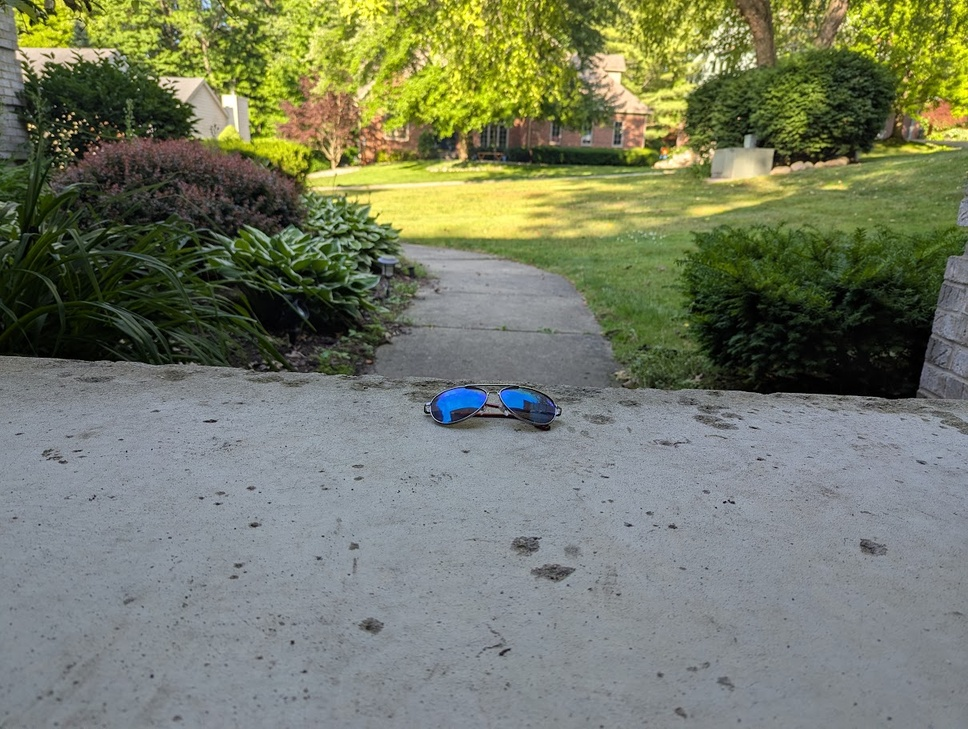
#> input picture module6/outdoor.jpg, 968 x 729 px, shrunk from 1210 x 911 before the run
$ python segment.py
#> lines starting #> are read from the running program, lines starting #| are printed output that depends on the picture; after the words box and inside, x2 and y2 are one past the last pixel; in counts of white or black regions, pixels touching at a corner belong together
import cv2
import matplotlib.pyplot as plt

# Helper function to display results
def show_images(titles, images, cmap=None):
    plt.figure(figsize=(18,6))
    for i, (title, img) in enumerate(zip(titles, images)):
        plt.subplot(1, len(images), i+1)
        plt.title(title)
        plt.imshow(img, cmap=cmap if cmap else None)
        plt.axis('off')
    plt.show()

# Load images (update paths as needed)
img_paths = {
    'Outdoor': 'outdoor.jpg',
    'Indoor': 'indoor.jpg',
    'Close-up': 'close-up.jpg'
}

for title, path in img_paths.items():
    # Read image in grayscale
    img = cv2.imread(path, cv2.IMREAD_GRAYSCALE)
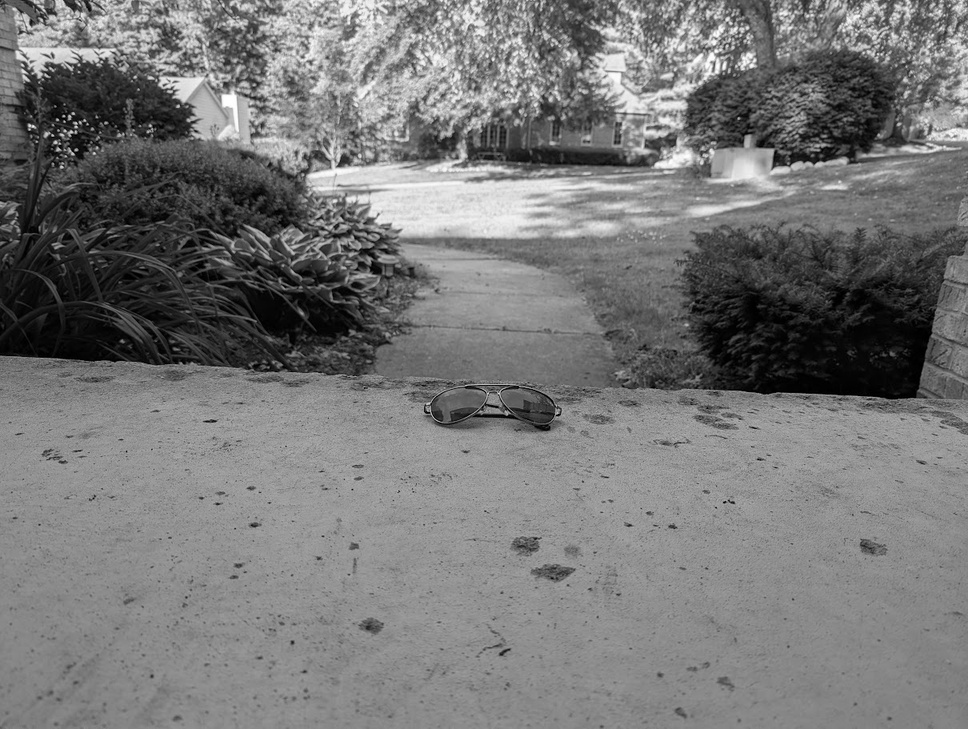
#> img: shape (729, 968); min 0, max 255, mean 119.1
    # Apply Gaussian adaptive thresholding
    thresh = cv2.adaptiveThreshold(
        img, 255,
        cv2.ADAPTIVE_THRESH_GAUSSIAN_C,
        cv2.THRESH_BINARY,  # you could use THRESH_BINARY_INV for inverted mask
        21,  # Block size (must be odd), tweak if needed
        10   # Constant subtracted from mean, tweak for sensitivity
    )
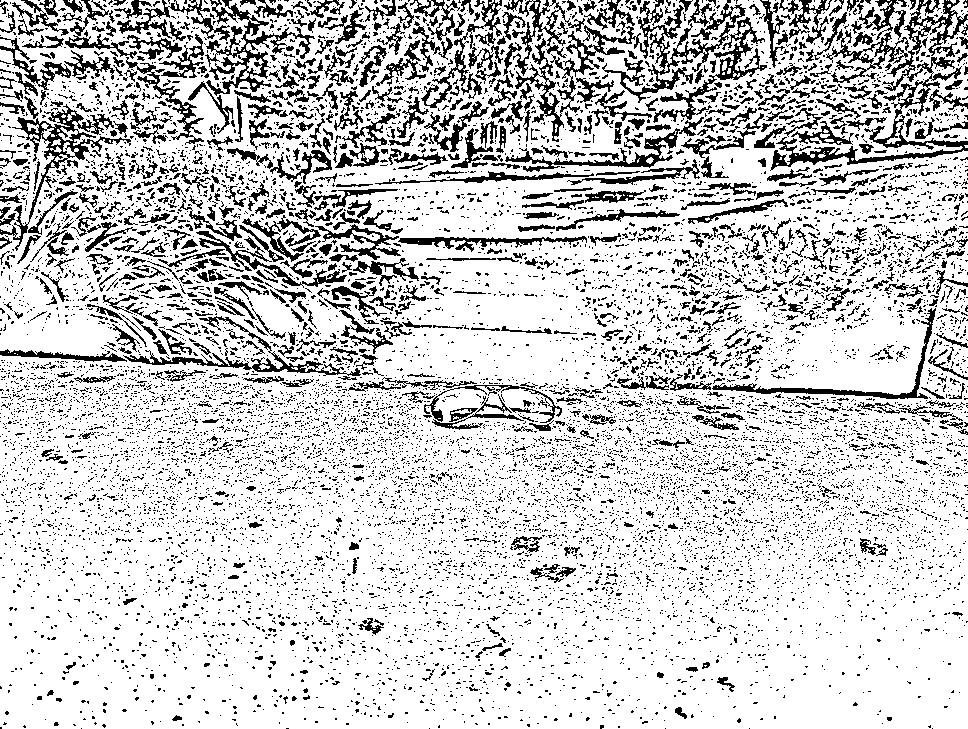
#> thresh: shape (729, 968); 80.5% white; black in thin lines or dots
    # Show original and segmented image
    show_images([f'{title} (Original)', f'{title} (Segmented)'], [img, thresh], cmap='gray')
#> the loop in show_images, `for i, (title, img) in enumerate(zip(titles, images)):` made 2 passes
#> title on passes 1 to 2: 'Outdoor (Original)', 'Outdoor (Segmented)'
#> in show_images, `plt.show()`:
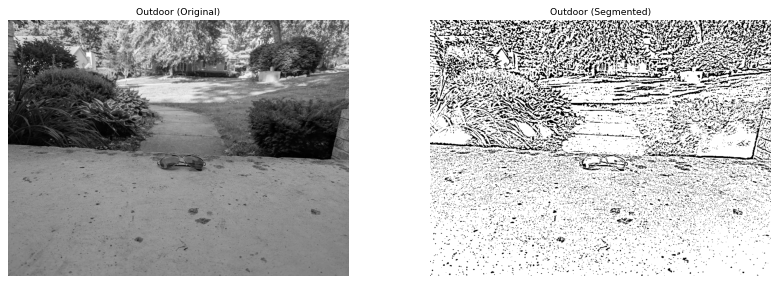
#> figure drawn by matplotlib, 2 panels
#> pass 2 of the loop `for title, path in img_paths.items():`:
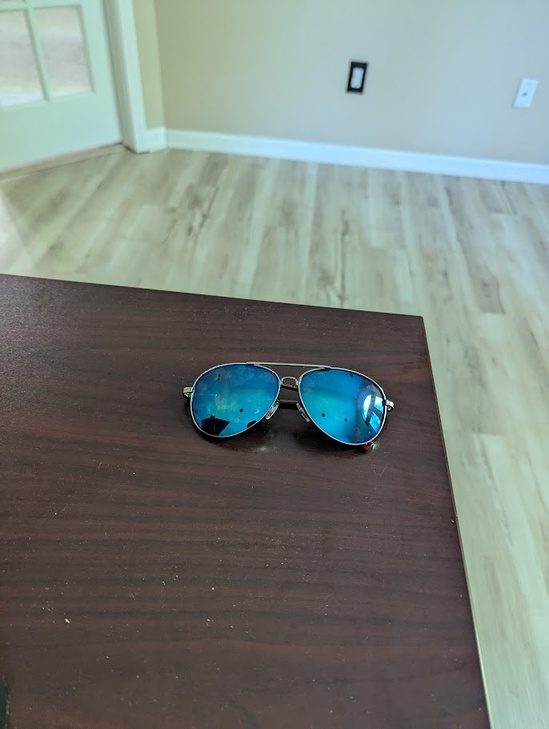
#> input picture module6/indoor.jpg, 549 x 729 px, shrunk from 686 x 911 before the run
#> img: shape (729, 549)
#> `thresh = cv2.adaptiveThreshold( img, 255, cv2.ADAPTIVE_THRESH_GAUSSIAN..`:
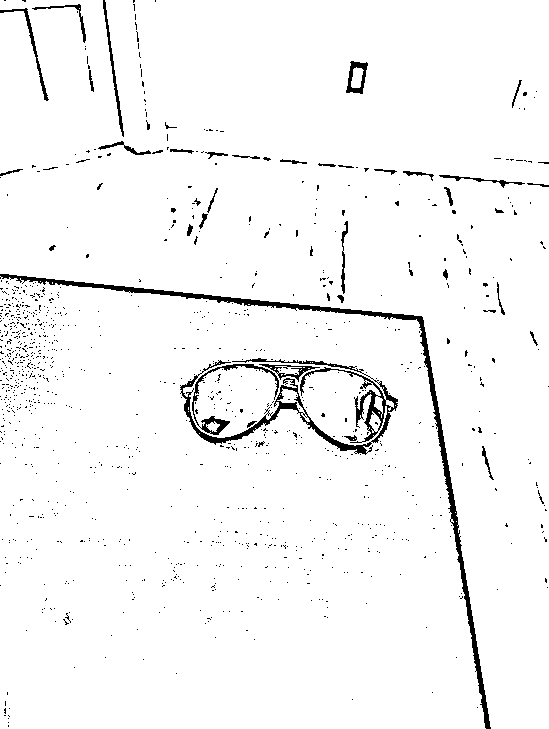
#> thresh: shape (729, 549); 96.6% white; 1105 black regions (1062 under 20 px), largest, box (x1, y1, x2, y2) and area: (0, 274, 491, 729) 4032, (180, 358, 398, 455) 3088, (192, 364, 279, 435) 642
#> the loop in show_images (call 2), `for i, (title, img) in enumerate(zip(titles, images)):` made 2 passes
#> in show_images (call 2), `plt.show()`:
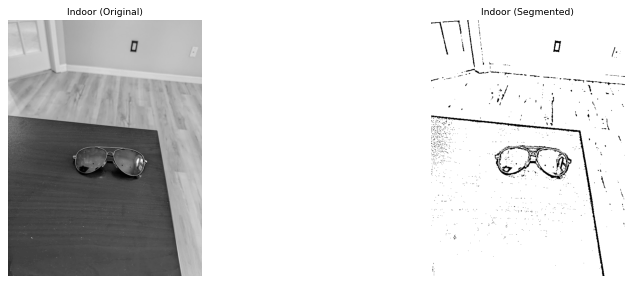
#> figure drawn by matplotlib, 2 panels
#> pass 3 of the loop `for title, path in img_paths.items():`:
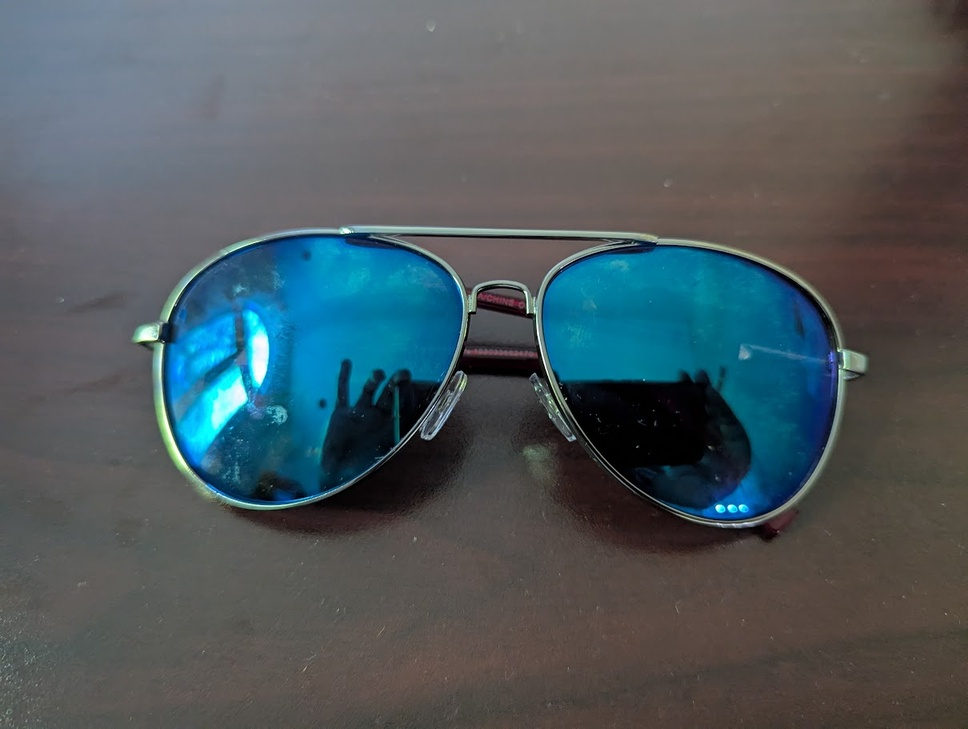
#> input picture module6/close-up.jpg, 968 x 729 px, shrunk from 1210 x 911 before the run
#> img: shape (729, 968)
#> `thresh = cv2.adaptiveThreshold( img, 255, cv2.ADAPTIVE_THRESH_GAUSSIAN..`:
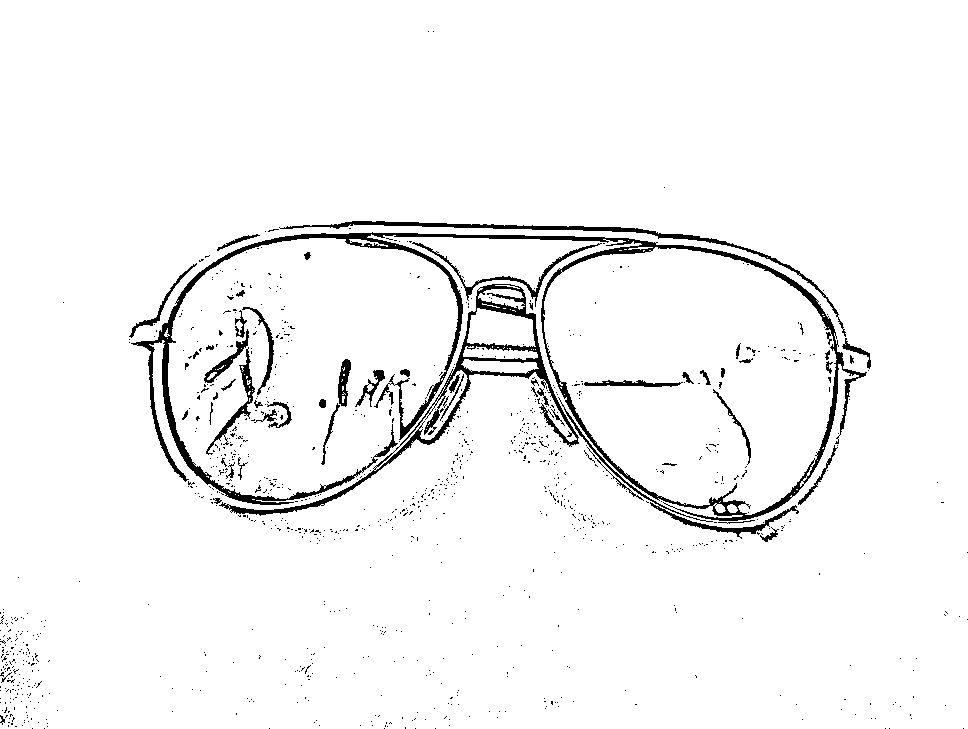
#> thresh: shape (729, 968); 96.1% white; 1054 black regions (1000 under 20 px), largest, box (x1, y1, x2, y2) and area: (131, 232, 867, 521) 11341, (219, 284, 579, 516) 4447, (279, 221, 846, 337) 2087
#> the loop in show_images (call 3), `for i, (title, img) in enumerate(zip(titles, images)):` made 2 passes
#> in show_images (call 3), `plt.show()`:
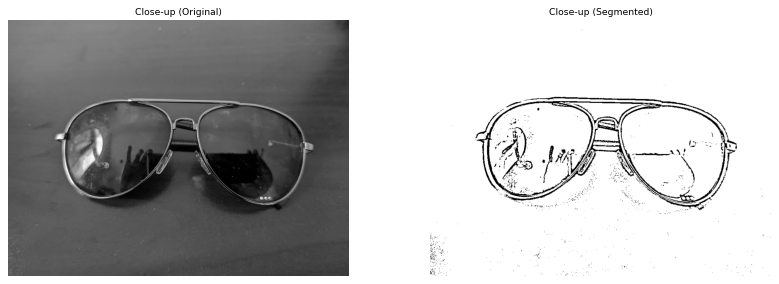
#> figure drawn by matplotlib, 2 panels
